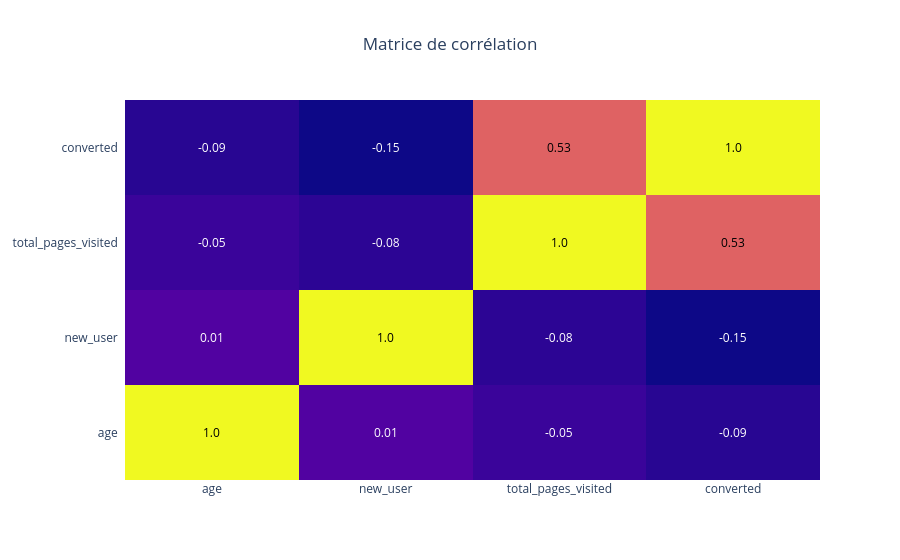

Here is the notebook cell this chart was saved with:
### Code cell
# Matrice de corrélation avec les valeurs numériques
corr_matrix = df.corr(numeric_only=True).round(2)

matrix = ff.create_annotated_heatmap(corr_matrix.values,
                                  x = corr_matrix.columns.tolist(),
                                  y = corr_matrix.index.tolist())
matrix.update_layout(title=dict(text='Matrice de corrélation', x=0.5))
matrix.update_xaxes(side="bottom")
matrix.show()

### Figure 1 — Plotly figure (JSON) as saved in the notebook; plotly's stock layout.template omitted (floating-point values rounded to 4 significant figures)
{"data": [{"colorscale": [[0, "#0d0887"], [0.1111, "#46039f"], [0.2222, "#7201a8"], [0.3333, "#9c179e"], [0.4444, "#bd3786"], [0.5556, "#d8576b"], [0.6667, "#ed7953"], [0.7778, "#fb9f3a"], [0.8889, "#fdca26"], [1, "#f0f921"]], "reversescale": false, "showscale": false, "type": "heatmap", "x": ["age", "new_user", "total_pages_visited", "converted"], "y": ["age", "new_user", "total_pages_visited", "converted"], "z": [[1.0, 0.01, -0.05, -0.09], [0.01, 1.0, -0.08, -0.15], [-0.05, -0.08, 1.0, 0.53], [-0.09, -0.15, 0.53, 1.0]]}], "layout": {"annotations": [{"font": {"color": "#000000"}, "showarrow": false, "text": "1.0", "x": "age", "xref": "x", "y": "age", "yref": "y"}, {"font": {"color": "#FFFFFF"}, "showarrow": false, "text": "0.01", "x": "new_user", "xref": "x", "y": "age", "yref": "y"}, {"font": {"color": "#FFFFFF"}, "showarrow": false, "text": "-0.05", "x": "total_pages_visited", "xref": "x", "y": "age", "yref": "y"}, {"font": {"color": "#FFFFFF"}, "showarrow": false, "text": "-0.09", "x": "converted", "xref": "x", "y": "age", "yref": "y"}, {"font": {"color": "#FFFFFF"}, "showarrow": false, "text": "0.01", "x": "age", "xref": "x", "y": "new_user", "yref": "y"}, {"font": {"color": "#000000"}, "showarrow": false, "text": "1.0", "x": "new_user", "xref": "x", "y": "new_user", "yref": "y"}, {"font": {"color": "#FFFFFF"}, "showarrow": false, "text": "-0.08", "x": "total_pages_visited", "xref": "x", "y": "new_user", "yref": "y"}, {"font": {"color": "#FFFFFF"}, "showarrow": false, "text": "-0.15", "x": "converted", "xref": "x", "y": "new_user", "yref": "y"}, {"font": {"color": "#FFFFFF"}, "showarrow": false, "text": "-0.05", "x": "age", "xref": "x", "y": "total_pages_visited", "yref": "y"}, {"font": {"color": "#FFFFFF"}, "showarrow": false, "text": "-0.08", "x": "new_user", "xref": "x", "y": "total_pages_visited", "yref": "y"}, {"font": {"color": "#000000"}, "showarrow": false, "text": "1.0", "x": "total_pages_visited", "xref": "x", "y": "total_pages_visited", "yref": "y"}, {"font": {"color": "#000000"}, "showarrow": false, "text": "0.53", "x": "converted", "xref": "x", "y": "total_pages_visited", "yref": "y"}, {"font": {"color": "#FFFFFF"}, "showarrow": false, "text": "-0.09", "x": "age", "xref": "x", "y": "converted", "yref": "y"}, {"font": {"color": "#FFFFFF"}, "showarrow": false, "text": "-0.15", "x": "new_user", "xref": "x", "y": "converted", "yref": "y"}, {"font": {"color": "#000000"}, "showarrow": false, "text": "0.53", "x": "total_pages_visited", "xref": "x", "y": "converted", "yref": "y"}, {"font": {"color": "#000000"}, "showarrow": false, "text": "1.0", "x": "converted", "xref": "x", "y": "converted", "yref": "y"}], "title": {"text": "Matrice de corrélation", "x": 0.5}, "xaxis": {"dtick": 1, "gridcolor": "rgb(0, 0, 0)", "side": "bottom", "ticks": ""}, "yaxis": {"dtick": 1, "ticks": "", "ticksuffix": "  "}}}
